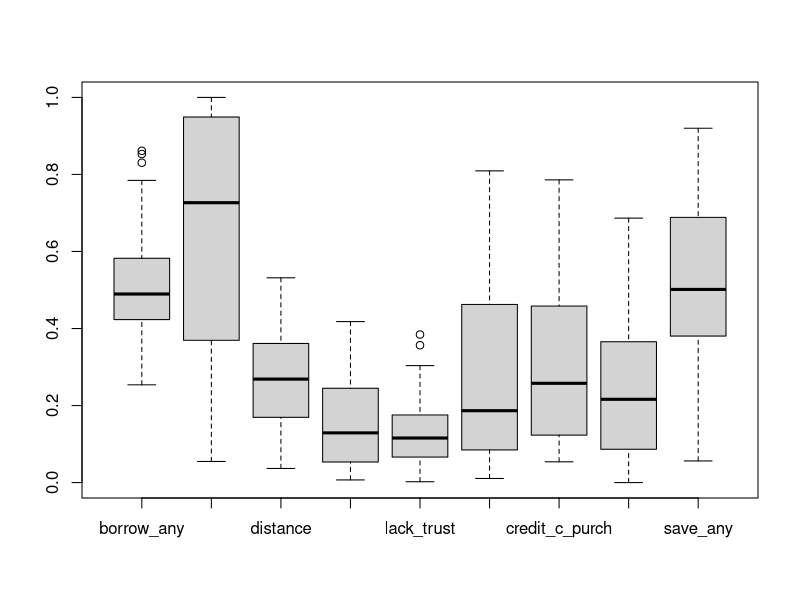
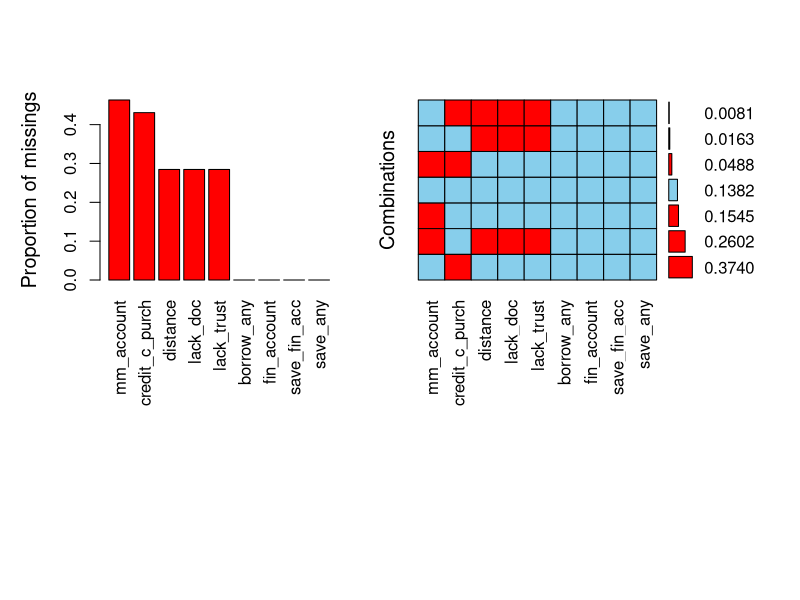
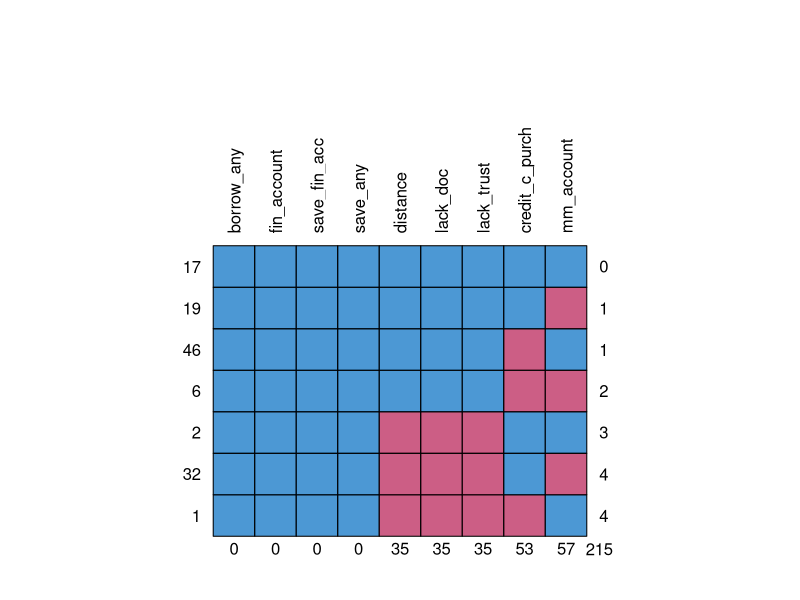
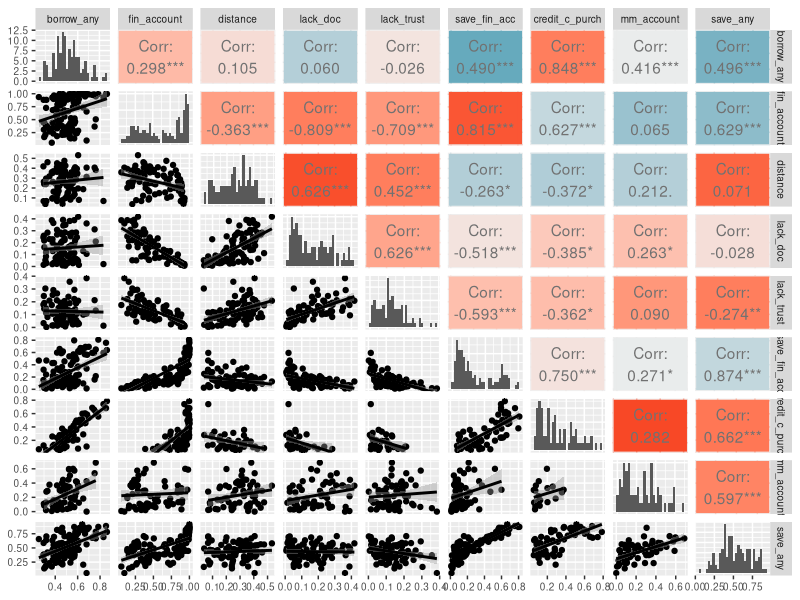
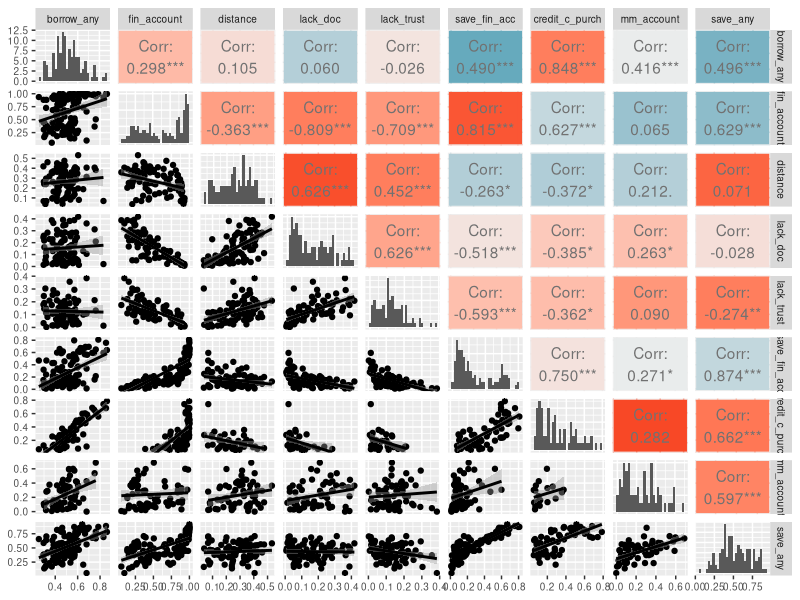

Source code (R) for these figures, in order:
require(tidyverse)
require(ggplot2)
require(GGally)
require(VIM)
library(mice) # Cargamos la librería

#wd
# setwd('/home/mateo1/repos/financialinclusionClustering')
setwd('C:/Users/mateo/Documents/repos/financialinclusionClustering')

#data
dataset = read.csv("data/data.csv")
data = dataset[ dataset$year == 2021,]

# EDA
glimpse(data)
nrow(data[!complete.cases(data),])

summary(data)
boxplot(data[,4:ncol(data)])

# Missing paterns
country_all_na = data %>% 
  # select(4:ncol(data)) %>% 
  filter_at(vars(4:ncol(data)), all_vars(is.na(.)))
  # filter_at(vars(4:ncol(data)), all_vars( !complete.cases(.) ) )
country_all_na$Country.Code

data = data %>% 
  filter(!Country.Code %in% country_all_na$Country.Code)

na_plot =aggr(data[,4:ncol(data)], sortVar=TRUE, oma = c(16, 5, 5, 3), numbers=T)
summary(na_plot)

md.pattern(data[,4:ncol(data)], rotate.names=TRUE)

## ggally
lowerfun <- function(data,mapping){
  ggplot(data = data, mapping = mapping)+
    geom_point(alpha = 0.5)+
    scale_x_continuous(limits = c(0,1), breaks=c(0.25, 0.5, 0.75))+
    scale_y_continuous(limits = c(0,1), breaks=c(0.25, 0.5, 0.75))+
    geom_smooth(method = "loess")#+
    # theme(axis.text.x = element_text( angle=45))
}  


# Corr plot
# Matrix of plots
p1 <- ggpairs(data = data, columns = 4:ncol(data)  , na.omit = TRUE ,
              # lower = list(continuous = "smooth")
              lower = list(continuous = wrap(lowerfun)),
              diag = list(continuous = "barDiag") )
  # +theme_grey(base_size = 8)
  # theme(axis.text=element_blank())+
  # theme_minimal(base_size = 9)

p1 <- ggpairs(data = data, columns = 4:ncol(data)  , na.omit = TRUE 
              , lower = list(continuous = "smooth"),
              diag = list(continuous = "barDiag")
              )

p2 <- ggcorr(data[,4:ncol(data) ], label = TRUE, label_round = 2)
g2 <- ggplotGrob(p2)
colors <- g2$grobs[[6]]$children[[3]]$gp$fill

# Change background color to tiles in the upper triangular matrix of plots 
idx <- 1
p <- ncol(data[,4:ncol(data) ] )
for (k1 in 1:(p-1)) {
  for (k2 in (k1+1):p) {
    plt <- getPlot(p1,k1,k2) +
      theme(panel.background = element_rect(fill = colors[idx], color="white"),
            panel.grid.major = element_line(color=colors[idx]))
    p1 <- putPlot(p1,plt,k1,k2)
    idx <- idx+1
  }
}

print(p1+ theme(strip.placement = "outside", text = element_text(size = 9)))
ggsave("results/ggpair.jpg",
       width = 10, height = 10)
